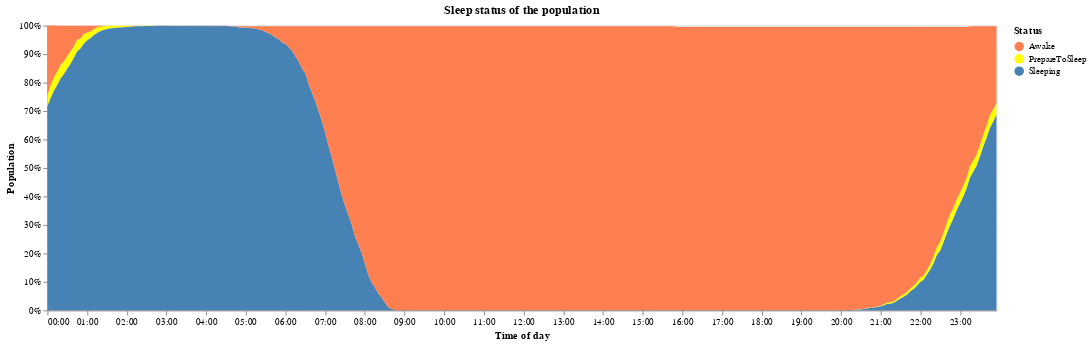

Write notebook code for a chart like this one.
### Code cell
sleep.drop(sleep[sleep["status"] == "NA"].index, inplace=True) # Limpiar 2 registros corruptos

sortOrder = ["Awake", "PrepareToSleep", "Sleeping"]
alt.Chart(sleep).mark_area().encode(
    x = alt.X('clocktime:T', title="Time of day", axis=alt.Axis(format="%H:%M")),
    y = alt.Y('percentage:Q', title="Population", axis=alt.Axis(format='%')),
    color = alt.Color('status', title="Status", sort=sortOrder, scale = alt.Scale(domain=sortOrder, range=['coral', 'yellow', 'steelblue'])),
    tooltip = [alt.Tooltip('clocktime:T', format="%H:%M"), alt.Tooltip('percentage', format=".2%"), 'status']
).properties(width=1000, title='Sleep status of the population')

### Figure 1 — Vega-Lite specification as saved in the notebook (floating-point values rounded to 4 significant figures; data arrays with more than 128 entries replaced by an {"elided": "..."} marker saying what was removed)
{"config": {"view": {"continuousWidth": 400, "continuousHeight": 300}}, "data": {"name": "data-2afb468a960691c480dbb4937ce1ac15"}, "mark": "area", "encoding": {"color": {"field": "status", "scale": {"domain": ["Awake", "PrepareToSleep", "Sleeping"], "range": ["coral", "yellow", "steelblue"]}, "sort": ["Awake", "PrepareToSleep", "Sleeping"], "title": "Status", "type": "nominal"}, "tooltip": [{"field": "clocktime", "format": "%H:%M", "type": "temporal"}, {"field": "percentage", "format": ".2%", "type": "quantitative"}, {"field": "status", "type": "nominal"}], "x": {"axis": {"format": "%H:%M"}, "field": "clocktime", "title": "Time of day", "type": "temporal"}, "y": {"axis": {"format": "%"}, "field": "percentage", "title": "Population", "type": "quantitative"}}, "title": "Sleep status of the population", "width": 1000, "$schema": "https://vega.github.io/schema/vega-lite/v4.17.0.json", "datasets": {"data-2afb468a960691c480dbb4937ce1ac15": {"elided": "496 records"}}}
